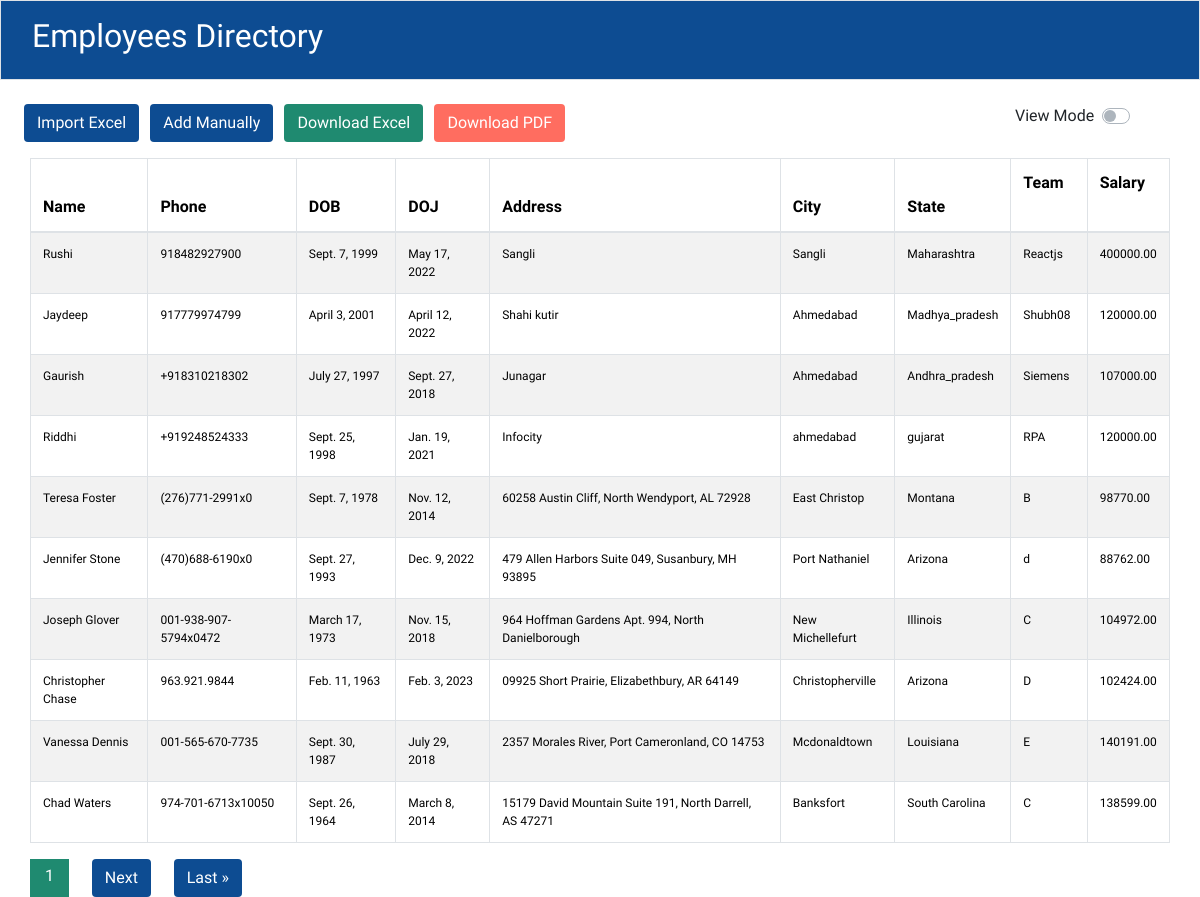
The app's page /, older data.
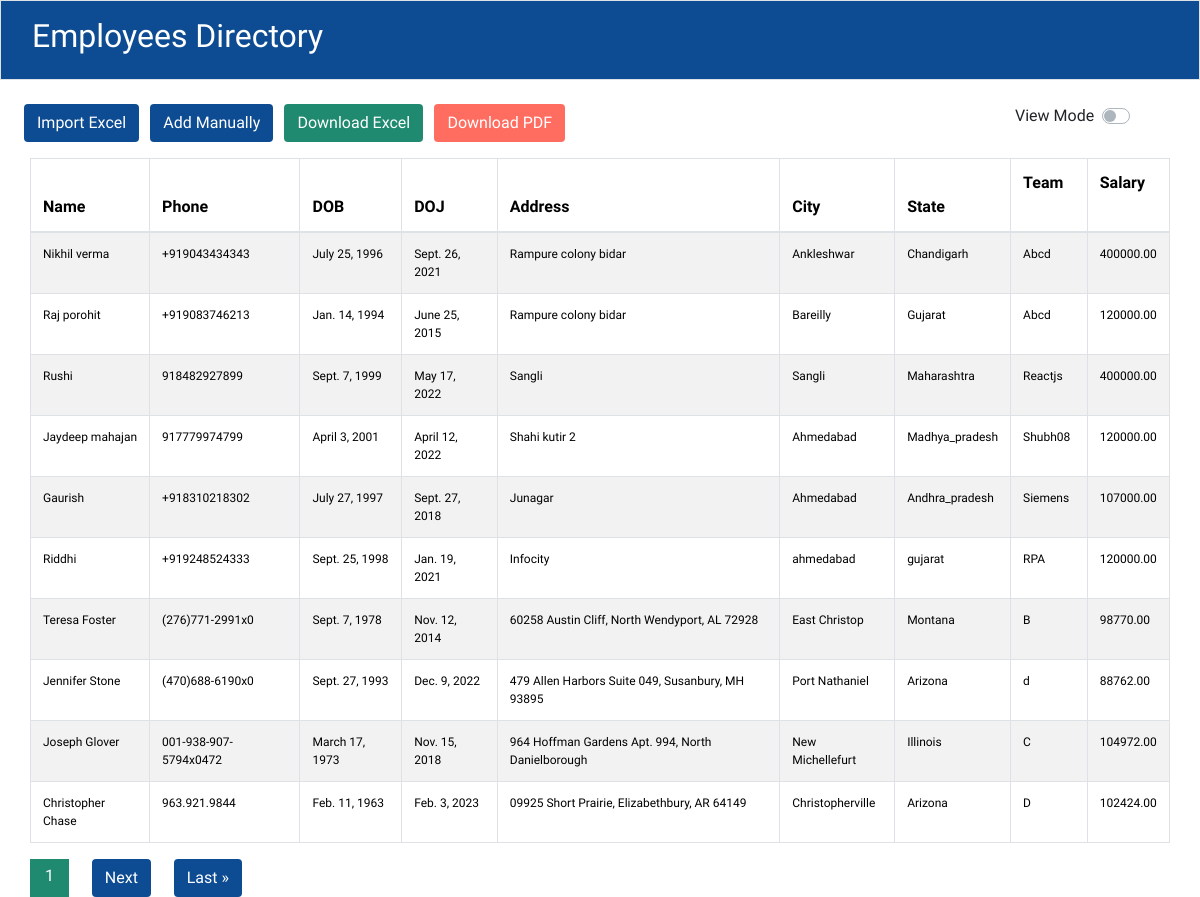
The same page, newer data.
### firstapp/models.py (models this page shows)
class Employee(models.Model):
    phone_regex = RegexValidator(
        regex=r'^\+?91?[6-9]\d{9}$',
        message="Phone number must be entered in the format: '+919999999999'. Up to 15 digits allowed."
    )
    GENDER_CHOICES = [
    ('M', 'Male'),
    ('F', 'Female'),
    ('O', 'Other'),
]
    def validate_dob(value):
        if value.year < 1950:
            raise ValidationError("Invalid date of birth. Year must be greater than or equal to 1950.")
        if value.year > 2005:
            raise ValidationError("Invalid date of birth. Year must be less than 2005")
    name = models.CharField(max_length=100, unique=True)
    phone = models.CharField(validators=[phone_regex], max_length=15, unique=True)
    dob = models.DateField(validators=[validate_dob])
    gender = models.CharField(max_length=1, choices=GENDER_CHOICES, default='Male')
    doj = models.DateField()
    address = models.CharField(max_length=250)
    city = models.CharField(max_length=25)
    state = models.CharField(max_length=25)
    team = models.CharField(max_length=100)
    salary = models.DecimalField(max_digits=8, decimal_places=2)
    created_at = models.DateTimeField(auto_now_add=True)
    updated_at = models.DateTimeField(auto_now=True)
    class Meta:
        unique_together = ['name', 'phone']

### firstapp/views.py (the view, shortened to what this page needs)
# urls.py: path('', EmployeeListView.as_view(), name='employee_list'),
class EmployeeListView(View):
    def get(self, request):
        form = EmployeeForm()
        employees = Employee.objects.all().order_by('-created_at')
        sort = request.GET.get('sort')
        order = request.GET.get('order')
        if sort == 'name':
            employees = employees.order_by('name')
        elif sort == 'doj':
            employees = employees.order_by('doj')
        elif sort == 'city':
            employees = employees.order_by('city')
        elif sort == 'state':
            employees = employees.order_by('state')
        elif sort == 'team':
            employees = employees.order_by('team')
        elif sort == 'salary':
            employees = employees.order_by('salary')
        if sort and order == 'desc':
            employees = employees.reverse()
        else:
            order = 'asc'
        paginator = Paginator(employees, per_page=settings.PAGINATION_PER_PAGE)
        page_number = request.GET.get('page')
        page_obj = paginator.get_page(page_number)
        CurrentDate = datetime.now().date()
        return render(request, 'employees.html', {'form': form, 'page_obj': page_obj, 'date': CurrentDate, 'sort': sort, 'order': order})

### firstapp/templates/employees.html (shortened to what this page needs)
{% extends 'base.html' %}
{% load static %}
{% block content %}
<div class="container-fluid" style="font-family: 'Prompt', sans-serif;">
    <div class="row">
      <div class="d-flex col-md-6 mt-4" style="padding-left: 2%;">
        <button id="fileUploadBtn" class="btn text-white" style="margin-right: 2%; background-color: #0D4C92;">Import Excel</button>
        <a href="{% url 'manualEntry' %}" class="btn text-white" style="margin-right: 2%; background-color: #0D4C92;">Add Manually</a>
        <a href="{% url 'download_employees' %}?format=csv" class="btn text-white" style="margin-right: 2%; background-color: #1F8A70;">Download Excel</a>
        <a href="{% url 'download_pdf' %}?format=csv" class="btn text-white" style="background-color: #FF6D60;">Download PDF</a>
      </div>
      <div class="d-flex col-md-4 mt-4">
    </div>
      <div class="d-flex col-md-2 mt-4  pr-0 flex-row=reverse">
        <span id="edit-toggle">View Mode</span>
        <div class="custom-control ml-2 custom-switch">
            </body>
<div class="container-fluid mt-3" style="font-family: 'Prompt', sans-serif;">
    <table class="table table-striped table-bordered">
        <thead class="text-white" style="background-color: #0D4C92; ">
            <tr>
                <th>
                    Name
                    <a href="?sort=name{% if sort == 'name' and order == 'asc' %}&order=desc{% endif %}"
                        style="margin-left: 5%; text-decoration: none; color: white;">
                        {% if sort == 'name' %}
                        {% if order == 'asc' %}
                        <span>&uarr;</span>
                        {% else %}
                        <span>&darr;</span>
                        {% endif %}
                        {% else %}
                        <span>&darr;</span>
                        {% endif %}
                    </a>
                </th>
                <th>Phone</th>
                <th>DOB</th>
                <th>
                    DOJ
                    <a href="?sort=doj{% if sort == 'doj' and order == 'asc' %}&order=desc{% endif %}"
                        style="margin-left: 5%; text-decoration: none; color: white;">
                        {% if sort == 'doj' %}
                        {% if order == 'asc' %}
                        <span>&uarr;</span>
                        {% else %}
                        <span>&darr;</span>
                        {% endif %}
                        {% else %}
                        <span>&darr;</span>
                        {% endif %}
                    </a>
                </th>
                <th>Address</th>
                <th>
                    City
                    <a href="?sort=city{% if sort == 'city' and order == 'asc' %}&order=desc{% endif %}"
                        style="margin-left: 5%; text-decoration: none; color: white;">
                        {% if sort == 'city' %}
                        {% if order == 'asc' %}
                        <span>&uarr;</span>
                        {% else %}
                        <span>&darr;</span>
                        {% endif %}
                        {% else %}
                        <span>&darr;</span>
                        {% endif %}
                    </a>
                </th>
                <th>
                    State
                    <a href="?sort=state{% if sort == 'state' and order == 'asc' %}&order=desc{% endif %}"
                        style="margin-left: 5%; text-decoration: none; color: white;">
                        {% if sort == 'state' %}
                        {% if order == 'asc' %}
                        <span>&uarr;</span>
                        {% else %}
                        <span>&darr;</span>
                        {% endif %}
                        {% else %}
                        <span>&darr;</span>
                        {% endif %}
                    </a>
                </th>
                <th>
                    Team
                    <a href="?sort=team{% if sort == 'team' and order == 'asc' %}&order=desc{% endif %}"
                        style="margin-left: 5%; text-decoration: none; color: white;">
                        {% if sort == 'team' %}
                        {% if order == 'asc' %}
                        <span>&uarr;</span>
                        {% else %}
                        <span>&darr;</span>
                        {% endif %}
                        {% else %}
                        <span>&darr;</span>
                        {% endif %}
                    </a>
                </th>
                <th>
                    Salary
                    <a href="?sort=salary{% if sort == 'salary' and order == 'asc' %}&order=desc{% endif %}"
                        style="margin-left: 5%; text-decoration: none; color: white;">
                        {% if sort == 'salary' %}
                        {% if order == 'asc' %}
                        <span>&uarr;</span>
                        {% else %}
                        <span>&darr;</span>
                        {% endif %}
                        {% else %}
                        <span>&darr;</span>
                        {% endif %}
                    </a>
                </th>
            </tr>
        </thead>
        <tbody class="thead-light">
            {% for employee in page_obj %}
            <tr style="font-size: 12px;" data-employee-id="{{ employee.id }}">
                <td {% if not employee.editable %}contenteditable="false"{% endif %} data-field-name="name">{{ employee.name }}</td>
                <td {% if not employee.editable %}contenteditable="false"{% endif %} data-field-name="phone">{{ employee.phone }}</td>
                <td {% if not employee.editable %}contenteditable="false"{% endif %} data-field-name="dob">{{ employee.dob }}</td>
                <td {% if not employee.editable %}contenteditable="false"{% endif %} data-field-name="doj">{{ employee.doj }}</td>
                <td {% if not employee.editable %}contenteditable="false"{% endif %} data-field-name="address">{{ employee.address }}</td>
                <td {% if not employee.editable %}contenteditable="false"{% endif %} data-field-name="city">{{ employee.city }}</td>
                <td {% if not employee.editable %}contenteditable="false"{% endif %} data-field-name="state">{{ employee.state }}</td>
                <td {% if not employee.editable %}contenteditable="false"{% endif %} data-field-name="team">{{ employee.team }}</td>
                <td {% if not employee.editable %}contenteditable="false"{% endif %} data-field-name="salary">{{ employee.salary }}</td>
            </tr>
            {% endfor %}
        </tbody>
    </table>
    <div class="text-center">
        <div class="pagination">
            <div class="current-page-box text-white" style="padding: 5px 15px; display: inline-block; background-color: #1F8A70;">
                <span class="current-page text-white" style="margin-left: 1% 2% 2%;">{{ page_obj.number }}</span>
            </div>
            {% if page_obj.has_next %}
            <a href="?page={{ page_obj.next_page_number }}" class="btn text-white"
                style=" background-color: #0D4C92; margin-right: 2%; margin-left: 2%;">Next</a>
            <a href="?page={{ page_obj.paginator.num_pages }}" class="btn text-white"
                style="background-color: #0D4C92;">Last &raquo;</a>
            {% endif %}
        </div>
    </div>
</div>
{% endblock content %}

### template/base.html (shortened to what this page needs)
{% load static %}
<!DOCTYPE html>
<html lang="en">
<head>
  {% load bootstrap5 %}
  {% bootstrap_css %}
  <link rel="stylesheet" href="https://maxcdn.bootstrapcdn.com/bootstrap/4.4.1/css/bootstrap.min.css">
  <link href="https://cdn.jsdelivr.net/gh/gitbrent/bootstrap4-toggle@3.6.1/css/bootstrap4-toggle.min.css"
    rel="stylesheet">
</head>
<body>
  <header class="p-3 text-white border" style="background-color: #0D4C92;">
    <div class="container-fluid">
      <div>
        <h2 style="font-family: 'Prompt', sans-serif;">Employees Directory</h2>
      </div>
    </div>
  </header>
  <main>
    {% block content %}
    {% endblock content %}
</body>
</html>

Row changes from the older to the newer data that the page shows:
no longer on this page (row unchanged): Employee: name "Vanessa Dennis", phone "001-565-670-7735", dob "Sept. 30, 1987", doj "July 29, 2018", address "2357 Morales River, Port Cameronland, CO 14753", city "Mcdonaldtown", state "Louisiana", team "E", salary "140191.00"
no longer on this page (row unchanged): Employee: name "Chad Waters", phone "974-701-6713x10050", dob "Sept. 26, 1964", doj "March 8, 2014", address "15179 David Mountain Suite 191, North Darrell, AS 47271", city "Banksfort", state "South Carolina", team "C", salary "138599.00"
added Employee: name "Nikhil verma", phone "+919043434343", dob "July 25, 1996", doj "Sept. 26, 2021", address "Rampure colony bidar", city "Ankleshwar", state "Chandigarh", team "Abcd", salary "400000.00"
added Employee: name "Raj porohit", phone "+919083746213", dob "Jan. 14, 1994", doj "June 25, 2015", address "Rampure colony bidar", city "Bareilly", state "Gujarat", team "Abcd", salary "120000.00"
changed Employee "Rushi": phone "918482927900" → "918482927899"
changed Employee "Madhya_pradesh": name "Jaydeep" → "Jaydeep mahajan"; address "Shahi kutir" → "Shahi kutir 2"
